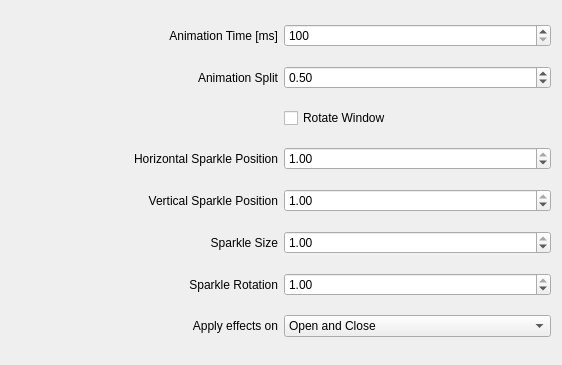
<?xml version="1.0" encoding="UTF-8"?>

<!--
SPDX-FileCopyrightText: Simon Schneegans <code@simonschneegans.de>
SPDX-License-Identifier: GPL-3.0-or-later
-->


<ui version="4.0">
    <class>BMWConfigForm</class>
    <widget class="QWidget" name="BMWConfigForm">
        <property name="geometry">
            <rect>
                <x>0</x>
                <y>0</y>
                <width>562</width>
                <height>365</height>
            </rect>
        </property>
        <layout class="QGridLayout" name="gridLayout">
            <item row="0" column="0">
                <widget class="QLabel" name="label">
                    <property name="text">
                        <string>Animation Time [ms]</string>
                    </property>
                    <property name="alignment">
                        <set>Qt::AlignmentFlag::AlignRight|Qt::AlignmentFlag::AlignTrailing|Qt::AlignmentFlag::AlignVCenter</set>
                    </property>
                </widget>
            </item>
            <item row="0" column="1">
                <widget class="QSpinBox" name="kcfg_Duration">
                    <property name="minimum">
                        <number>100</number>
                    </property>
                    <property name="maximum">
                        <number>9999</number>
                    </property>
                    <property name="singleStep">
                        <number>100</number>
                    </property>
                </widget>
            </item>
            <item row="1" column="0">
                <widget class="QLabel" name="label_3">
                    <property name="text">
                        <string>Animation Split</string>
                    </property>
                    <property name="alignment">
                        <set>Qt::AlignmentFlag::AlignRight|Qt::AlignmentFlag::AlignTrailing|Qt::AlignmentFlag::AlignVCenter</set>
                    </property>
                </widget>
            </item>
            <item row="1" column="1">
                <widget class="QDoubleSpinBox" name="kcfg_AnimationSplit">
                    <property name="minimum">
                        <double>0.200000000000000</double>
                    </property>
                    <property name="maximum">
                        <double>8.000000000000000</double>
                    </property>
                    <property name="singleStep">
                        <double>0.100000000000000</double>
                    </property>
                    <property name="value">
                        <double>0.500000000000000</double>
                    </property>
                </widget>
            </item>
            <item row="2" column="1">
                <widget class="QCheckBox" name="kcfg_RotateWindow">
                    <property name="text">
                        <string>Rotate Window</string>
                    </property>
                </widget>
            </item>
            <item row="3" column="0">
                <widget class="QLabel" name="label_6">
                    <property name="text">
                        <string>Horizontal Sparkle Position</string>
                    </property>
                    <property name="alignment">
                        <set>Qt::AlignmentFlag::AlignRight|Qt::AlignmentFlag::AlignTrailing|Qt::AlignmentFlag::AlignVCenter</set>
                    </property>
                </widget>
            </item>
            <item row="3" column="1">
                <widget class="QDoubleSpinBox" name="kcfg_HorizontalSparklePosition">
                    <property name="minimum">
                        <double>-1.000000000000000</double>
                    </property>
                    <property name="maximum">
                        <double>1.000000000000000</double>
                    </property>
                    <property name="singleStep">
                        <double>0.100000000000000</double>
                    </property>
                    <property name="value">
                        <double>1.000000000000000</double>
                    </property>
                </widget>
            </item>
            <item row="4" column="0">
                <widget class="QLabel" name="label_4">
                    <property name="text">
                        <string>Vertical Sparkle Position</string>
                    </property>
                    <property name="alignment">
                        <set>Qt::AlignmentFlag::AlignRight|Qt::AlignmentFlag::AlignTrailing|Qt::AlignmentFlag::AlignVCenter</set>
                    </property>
                </widget>
            </item>
            <item row="4" column="1">
                <widget class="QDoubleSpinBox" name="kcfg_VerticalSparklePosition">
                    <property name="minimum">
                        <double>-1.000000000000000</double>
                    </property>
                    <property name="maximum">
                        <double>1.000000000000000</double>
                    </property>
                    <property name="singleStep">
                        <double>0.100000000000000</double>
                    </property>
                    <property name="value">
                        <double>1.000000000000000</double>
                    </property>
                </widget>
            </item>
            <item row="5" column="0">
                <widget class="QLabel" name="label_4">
                    <property name="text">
                        <string>Sparkle Size</string>
                    </property>
                    <property name="alignment">
                        <set>Qt::AlignmentFlag::AlignRight|Qt::AlignmentFlag::AlignTrailing|Qt::AlignmentFlag::AlignVCenter</set>
                    </property>
                </widget>
            </item>
            <item row="5" column="1">
                <widget class="QDoubleSpinBox" name="kcfg_SparkleSize">
                    <property name="minimum">
                        <double>0.500000000000000</double>
                    </property>
                    <property name="maximum">
                        <double>1.000000000000000</double>
                    </property>
                    <property name="singleStep">
                        <double>0.100000000000000</double>
                    </property>
                    <property name="value">
                        <double>1.000000000000000</double>
                    </property>
                </widget>
            </item>
            <item row="6" column="0">
                <widget class="QLabel" name="label_5">
                    <property name="text">
                        <string>Sparkle Rotation</string>
                    </property>
                    <property name="alignment">
                        <set>Qt::AlignmentFlag::AlignRight|Qt::AlignmentFlag::AlignTrailing|Qt::AlignmentFlag::AlignVCenter</set>
                    </property>
                </widget>
            </item>
            <item row="6" column="1">
                <widget class="QDoubleSpinBox" name="kcfg_SparkleRotation">
                    <property name="minimum">
                        <double>-1.000000000000000</double>
                    </property>
                    <property name="maximum">
                        <double>1.000000000000000</double>
                    </property>
                    <property name="singleStep">
                        <double>0.100000000000000</double>
                    </property>
                    <property name="value">
                        <double>1.000000000000000</double>
                    </property>
                </widget>
            </item>
        
            <item row="7" column="0">
                <widget class="QLabel" name="label_ApplyEffectsOn">
                    <property name="text">
                        <string>Apply effects on</string>
                    </property>
                    <property name="alignment">
                        <set>Qt::AlignmentFlag::AlignRight|Qt::AlignmentFlag::AlignTrailing|Qt::AlignmentFlag::AlignVCenter</set>
                    </property>
                </widget>
            </item>
            <item row="7" column="1">
                <widget class="QComboBox" name="kcfg_ApplyEffectsOn">
                                        <property name="currentIndex">
                        <number>2</number>
                    </property>
<item>
                        <property name="text">
                            <string>Open only</string>
                        </property>
                    </item>
                    <item>
                        <property name="text">
                            <string>Close only</string>
                        </property>
                    </item>
                    <item>
                        <property name="text">
                            <string>Open and Close</string>
                        </property>
                    </item>
                </widget>
            </item>

        </layout>
    </widget>
    <resources />
    <connections />
</ui>
